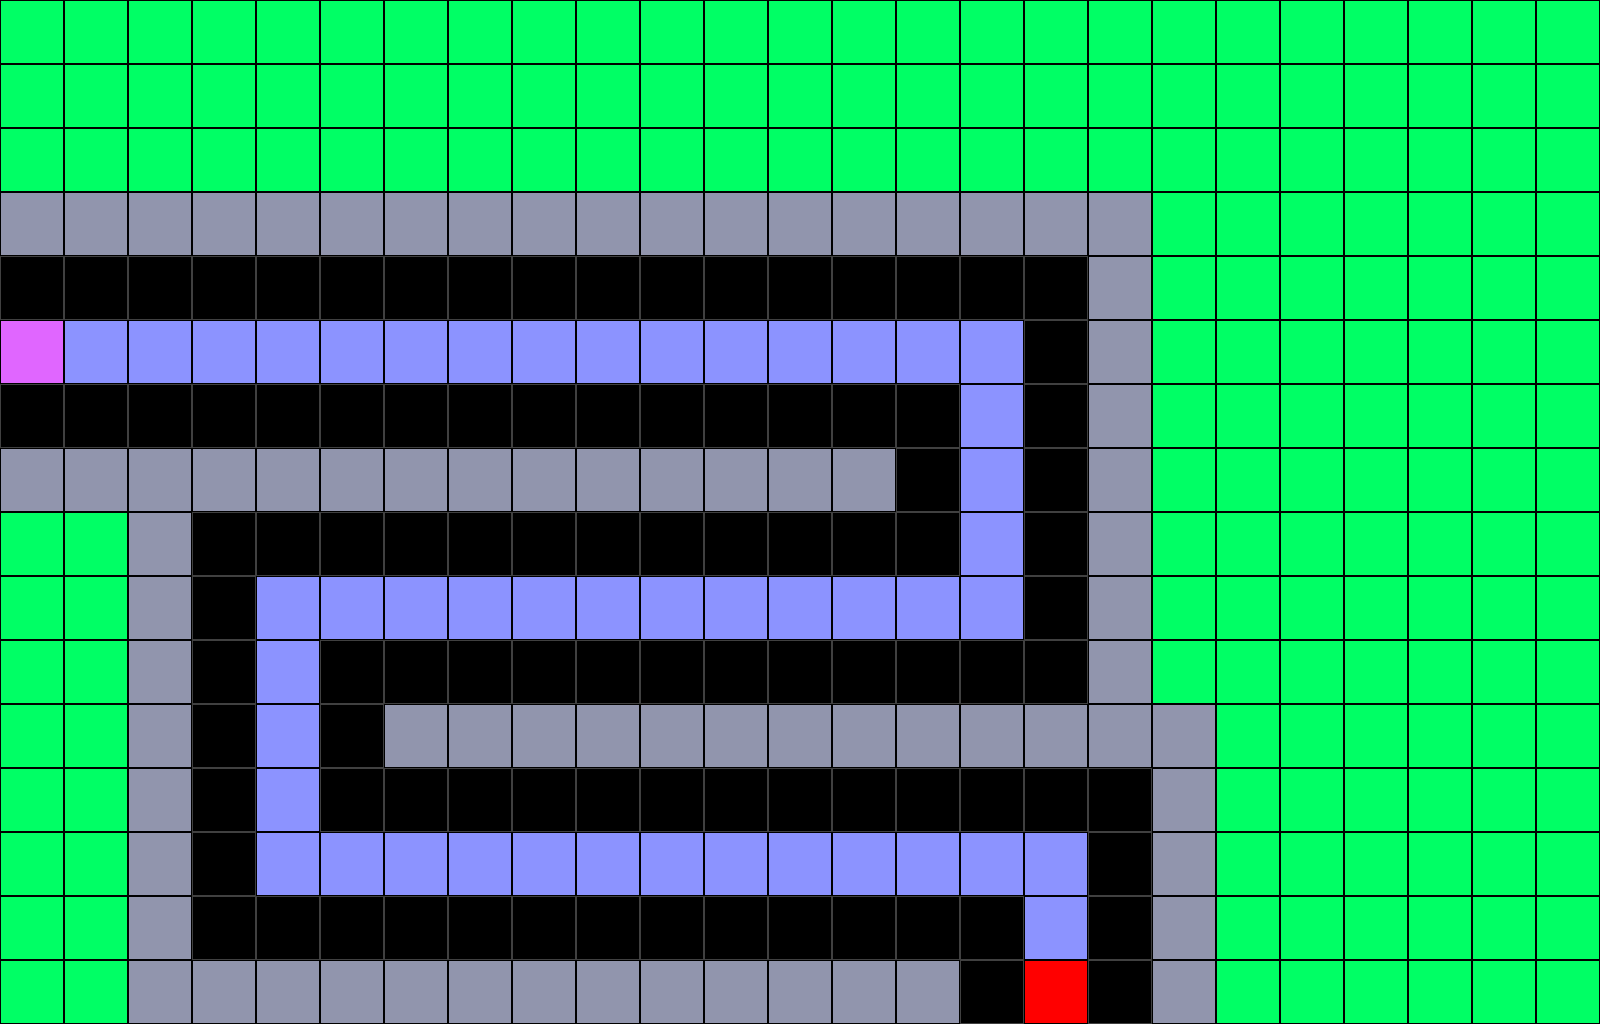

Tiled map render using the project's own tile images. Description and the map definition, with tile-layer contents summarised, below:
An orthogonal 25x16 tile map with 64x64 px tiles, 5 tile layers (Tile Layer 1, path, turrets, startpoint, ...).

<map version="1.0" orientation="orthogonal" renderorder="right-down" width="25" height="16" tilewidth="64" tileheight="64" backgroundcolor="#7a7a7a">
 <tileset firstgid="1" name="tiles" tilewidth="64" tileheight="64" spacing="2" margin="2">
  <image source="tiles/tiles.png" width="512" height="128" />
 </tileset>
 <layer name="Tile Layer 1" width="25" height="16">
  <data>[400 cells, 400 non-empty, 2 distinct tile ids]</data>
 </layer>
 <layer name="path" width="25" height="16">
  <data>[400 cells, 48 non-empty, 1 distinct tile ids]</data>
 </layer>
 <layer name="turrets" width="25" height="16">
  <data>[400 cells, 76 non-empty, 1 distinct tile ids]</data>
 </layer>
 <layer name="startpoint" width="25" height="16">
  <data>[400 cells, 1 non-empty, 1 distinct tile ids]</data>
 </layer>
 <layer name="endpoint" width="25" height="16">
  <data>[400 cells, 1 non-empty, 1 distinct tile ids]</data>
 </layer>
</map>